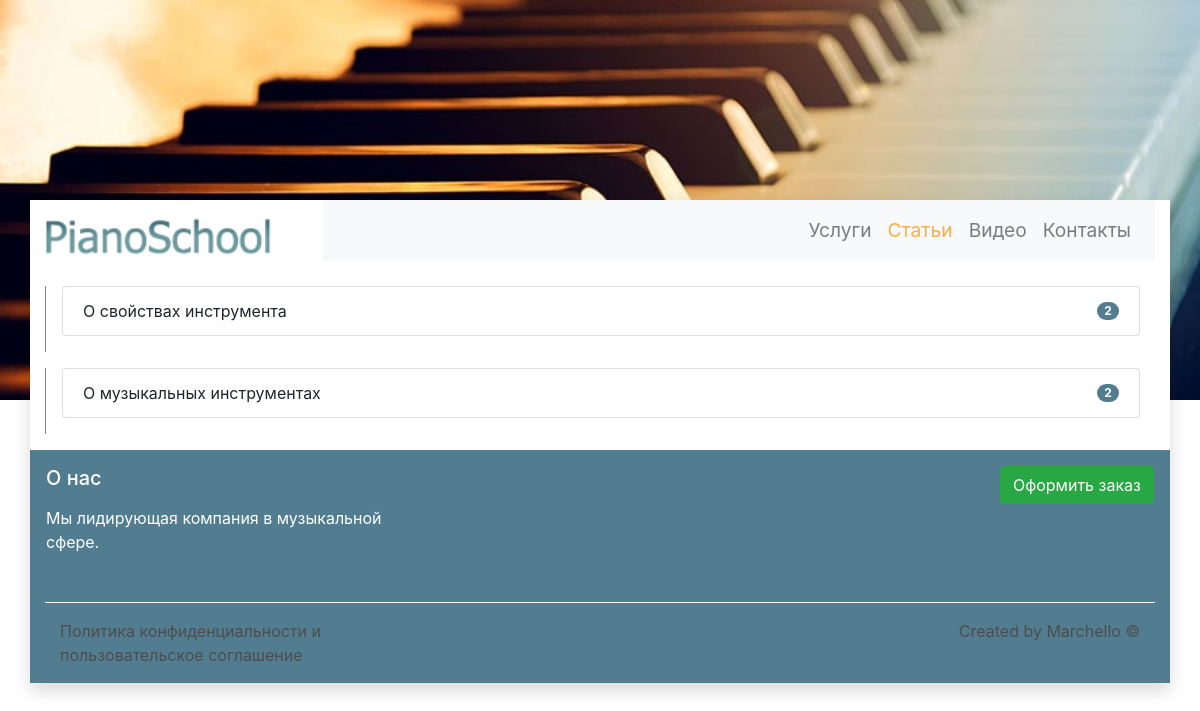
The app's page /articles.php with its own data.
### tables this page shows
CREATE TABLE `articles_sections_list` (
  `ID` int(10) NOT NULL,
  `SYMBOL_CODE` varchar(100) NOT NULL,
  `TITLE` varchar(500) NOT NULL
);

### files/php/DBModule.php (called while the page is built, shortened)
<?
class DB extends \PDO
{
    private $DBStructure = array(
        'services' => array(
            'list' => 'services_list',
            'type_list' => 'services_type_list'
        ),
        'articles' => array(
            'list' => 'articles_list',
            'sections_list' => 'articles_sections_list'
        ),
        'videos' => array(
            'list' => 'videos_list'
        ),
        'teachers' => array(
            'list' => 'teachers_list'
        )
    );
    public function getArticlesSectionsList($category = false)
    {
        $sqlRequest = 'SELECT ID, SYMBOL_CODE, TITLE FROM ' . $this->DBStructure['articles']['sections_list'] . ' ORDER BY TITLE DESC';
        $prepareRequest = $this->prepare($sqlRequest);
        if($prepareRequest->execute())
        {
            return $prepareRequest->fetchAll();
        }
        else
        {
            return false;
        }
    }
}

### server-scripts/articles.php (called while the page is built, shortened)
<?
require_once($_SERVER['DOCUMENT_ROOT'] . '/files/php/DBModule.php');
if(isset($_GET['SECTION_SYMBOL_CODE']))
{
    $categorySymbolCode = strip_tags(htmlspecialchars($_GET['SECTION_SYMBOL_CODE']));
    $DBM = new \Modules\DB();
    $articlesList = $DBM->getArticlesList($categorySymbolCode);
    foreach($articlesList as &$article)
    {
        $article['CREATE_DATE'] = date('d/m/Y');
    }
}
else
{
    $DBM = new \Modules\DB();
    $articlesSectionsList = $DBM->getArticlesSectionsList();
}
?>

### articles.php (the view, shortened to what this page needs)
<?require_once($_SERVER['DOCUMENT_ROOT'] . '/server-scripts/articles.php');?>
<?include_once($_SERVER['DOCUMENT_ROOT'] . '/static-views/header.php');?>
<div class="row">
    <div class="col" itemscope itemtype="http://schema.org/Article">
        <?if(!isset($categorySymbolCode)):?>
            <?if($articlesSectionsList !== false):?>
                <?if(!empty($articlesSectionsList)):?>
                    <?foreach($articlesSectionsList as $aSection):?>
                        <div class="row ml-0 mr-0 mt-3 mb-3 articles-sections-list">
                            <div class="col pl-3">
                                <ul class="list-group">
                                    <li class="list-group-item d-flex justify-content-between align-items-center mb-3">
                                        <?=$aSection['TITLE'];?>
                                        <span class="badge badge-primary badge-pill">2</span>
                                        <a href="/articles?SECTION_SYMBOL_CODE=<?=$aSection['SYMBOL_CODE'];?>" class="cover-link"></a>
                                    </li>
                                </ul>
                            </div>
                        </div>
                    <?endforeach;?>
                <?endif;?>
            <?endif;?>
    <?endif;?>
    </div>
</div>
<?include_once($_SERVER['DOCUMENT_ROOT'] . '/static-views/footer.php');?>

### files/css/main-style.css (style rules this page uses)
body,html { margin:0;padding:0;font-size:16px;word-wrap:break-word }
.cover-link { position:absolute;top:0;bottom:0;left:0;right:0 }
.badge-primary { background-color:#527d90 }
.articles-sections-list { border-left:.1rem solid rgba(0,0,0,.5) }
.list-group-item { transition:background-color .3s ease-out 0s;-webkit-transition:background-color .3s ease-out 0s;-o-transition:background-color .3s ease-out 0s;-moz-transition:background-color .3s ease-out 0s }

### records on screen
articles_sections_list: TITLE "О свойствах инструмента"
articles_sections_list: TITLE "О музыкальных инструментах"
